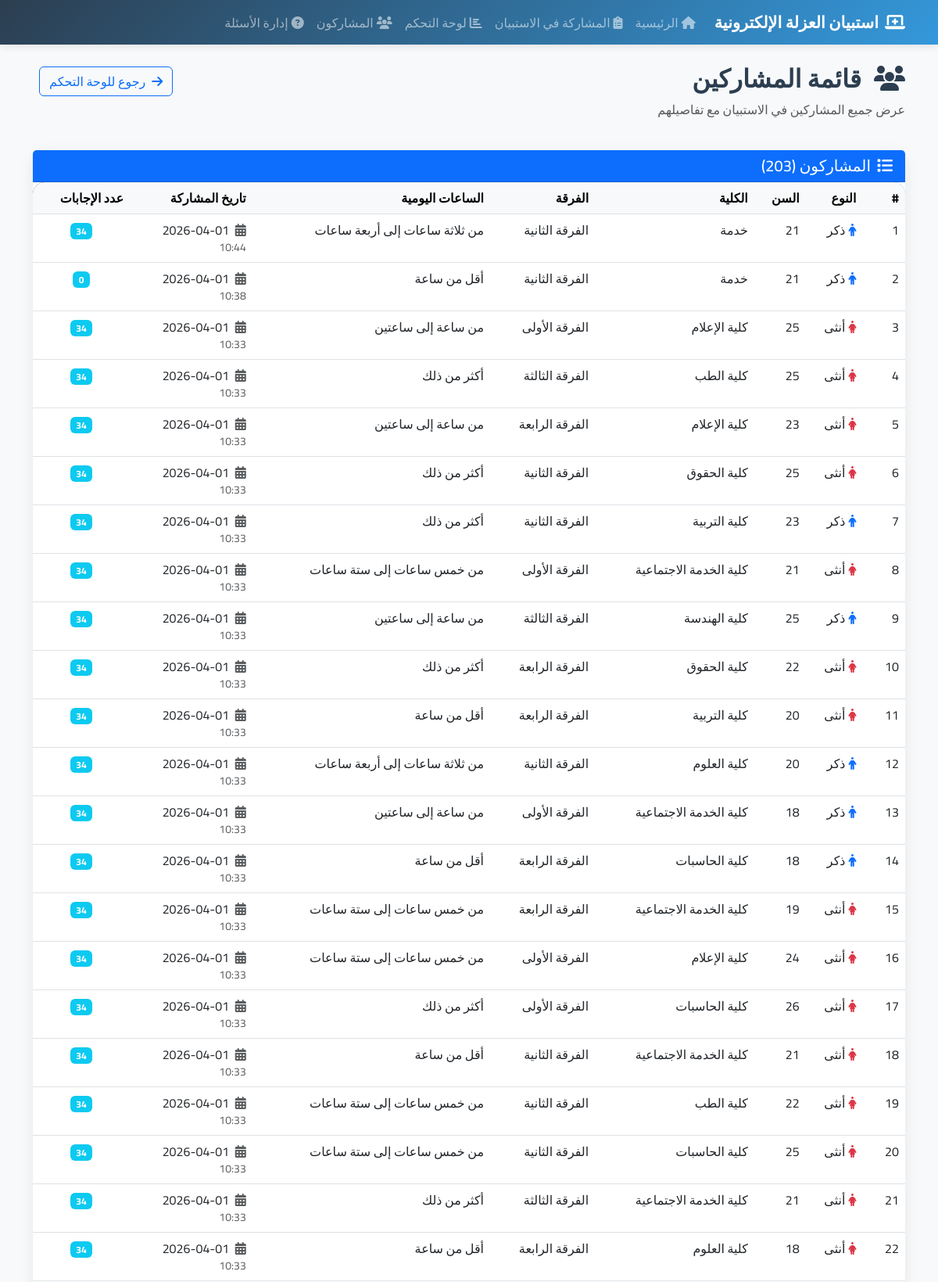
Page /participants/ (upper part) on the committed database.
### survey/models.py (models this page shows, shortened)
class Participant(models.Model):
    GENDER_CHOICES = [
        ('male', 'ذكر'),
        ('female', 'أنثى'),
    ]
    YEAR_CHOICES = [
        ('1', 'الفرقة الأولى'),
        ('2', 'الفرقة الثانية'),
        ('3', 'الفرقة الثالثة'),
        ('4', 'الفرقة الرابعة'),
    ]
    WEBSITE_CHOICES = [
        ('sports', 'الرياضية'),
        ('entertainment', 'الفنية'),
        ('educational', 'التعليمية'),
        ('political', 'السياسية'),
        ('other', 'أخرى'),
    ]
    COMPUTER_SKILL_CHOICES = [
        ('beginner', 'مبتدئ'),
        ('intermediate', 'متوسط'),
        ('advanced', 'متقدم'),
    ]
    HOURS_CHOICES = [
        ('less_than_1', 'أقل من ساعة'),
        ('1_to_2', 'من ساعة إلى ساعتين'),
        ('3_to_4', 'من ثلاثة ساعات إلى أربعة ساعات'),
        ('5_to_6', 'من خمس ساعات إلى ستة ساعات'),
        ('more', 'أكثر من ذلك'),
    ]
    name = models.CharField(max_length=100, verbose_name="الاسم (اختياري)", blank=True, null=True)
    gender = models.CharField(max_length=10, choices=GENDER_CHOICES, verbose_name="النوع")
    age = models.PositiveIntegerField(verbose_name="السن", validators=[MinValueValidator(17), MaxValueValidator(35)])
    college = models.CharField(max_length=100, verbose_name="الكلية")
    year = models.CharField(max_length=1, choices=YEAR_CHOICES, verbose_name="الفرقة الدراسية")
    primary_website = models.CharField(max_length=20, choices=WEBSITE_CHOICES, verbose_name="أهم المواقع المستخدمة")
    other_website = models.CharField(max_length=100, verbose_name="مواقع أخرى", blank=True, null=True)
    computer_skill = models.CharField(max_length=15, choices=COMPUTER_SKILL_CHOICES, verbose_name="مهارة استخدام الحاسوب")
    daily_hours = models.CharField(max_length=15, choices=HOURS_CHOICES, verbose_name="عدد الساعات اليومية")
    other_hours = models.CharField(max_length=100, verbose_name="ساعات أخرى", blank=True, null=True)
    created_at = models.DateTimeField(auto_now_add=True, verbose_name="تاريخ المشاركة")
    class Meta:
        verbose_name = "مشارك"
        verbose_name_plural = "المشاركون"
        ordering = ['-created_at']

### survey/views.py (the view)
# urls.py: path('participants/', views.participants_list, name='participants_list'),
def participants_list(request):
    participants = Participant.objects.prefetch_related('answers').all()
    return render(request, 'survey/participants_list.html', {'participants': participants})

### survey/templates/survey/participants_list.html (shortened to what this page needs)
{% extends 'survey/base.html' %}
{% block content %}
<div class="row mb-4">
    <div class="col-12">
        <div class="d-flex justify-content-between align-items-center">
            <h2 class="fw-bold" style="color: var(--primary-color);">
                <i class="fas fa-users me-3"></i>قائمة المشاركين
            </h2>
            <div>
                <a href="{% url 'dashboard' %}" class="btn btn-outline-primary me-2">
                    <i class="fas fa-arrow-right me-2"></i>رجوع للوحة التحكم
                </a>
            </div>
        </div>
        <p class="text-muted">عرض جميع المشاركين في الاستبيان مع تفاصيلهم</p>
    </div>
</div>
<div class="row">
    <div class="col-12">
        <div class="card">
            <div class="card-header bg-primary text-white">
                <div class="d-flex justify-content-between align-items-center">
                    <h5 class="mb-0">
                        <i class="fas fa-list me-2"></i>المشاركون ({{ participants|length }})
                    </h5>
                </div>
            </div>
            <div class="card-body p-0">
                <div class="table-responsive">
                    <table class="table table-hover mb-0">
                        <thead class="table-light">
                            <tr>
                                <th>#</th>
                                <th>النوع</th>
                                <th>السن</th>
                                <th>الكلية</th>
                                <th>الفرقة</th>
                                <th>الساعات اليومية</th>
                                <th>تاريخ المشاركة</th>
                                <th>عدد الإجابات</th>
                            </tr>
                        </thead>
                        <tbody>
                            {% for participant in participants %}
                                <tr>
                                    <td>{{ forloop.counter }}</td>
                                    <td>
                                        {% if participant.gender == 'male' %}
                                            <i class="fas fa-male text-primary me-1"></i>ذكر
                                        {% else %}
                                            <i class="fas fa-female text-danger me-1"></i>أنثى
                                        {% endif %}
                                    </td>
                                    <td>{{ participant.age }}</td>
                                    <td>{{ participant.college }}</td>
                                    <td>{{ participant.get_year_display }}</td>
                                    <td>{{ participant.get_daily_hours_display }}</td>
                                    <td>
                                        <i class="fas fa-calendar-alt text-muted me-1"></i>
                                        {{ participant.created_at|date:"Y-m-d" }}
                                        <small class="text-muted d-block">{{ participant.created_at|time:"H:i" }}</small>
                                    </td>
                                    <td class="text-center">
                                        <span class="badge bg-info">{{ participant.answers.count }}</span>
                                    </td>
                                </tr>
                            {% endfor %}
                        </tbody>
                    </table>
                </div>
            </div>
        </div>
    </div>
</div>
{% endblock %}

### survey/templates/survey/base.html (shortened to what this page needs)
<!DOCTYPE html>
<html lang="ar" dir="rtl">
<head>
    <link href="https://cdn.jsdelivr.net/npm/bootstrap@5.3.0/dist/css/bootstrap.rtl.min.css" rel="stylesheet">
    <link rel="stylesheet" href="https://cdnjs.cloudflare.com/ajax/libs/font-awesome/6.4.0/css/all.min.css">
</head>
<body>
    <nav class="navbar navbar-expand-lg navbar-dark">
        <div class="container">
            <a class="navbar-brand" href="{% url 'home' %}">
                <i class="fas fa-laptop-medical me-2"></i>استبيان العزلة الإلكترونية
            </a>
            <div class="collapse navbar-collapse" id="navbarNav">
                <ul class="navbar-nav me-auto">
                    <li class="nav-item">
                        <a class="nav-link" href="{% url 'home' %}">
                            <i class="fas fa-home me-1"></i>الرئيسية
                        </a>
                    </li>
                    <li class="nav-item">
                        <a class="nav-link" href="{% url 'survey_start' %}">
                            <i class="fas fa-clipboard-list me-1"></i>المشاركة في الاستبيان
                        </a>
                    </li>
                    <li class="nav-item">
                        <a class="nav-link" href="{% url 'dashboard' %}">
                            <i class="fas fa-chart-bar me-1"></i>لوحة التحكم
                        </a>
                    </li>
                    <li class="nav-item">
                        <a class="nav-link" href="{% url 'participants_list' %}">
                            <i class="fas fa-users me-1"></i>المشاركون
                        </a>
                    </li>
                    <li class="nav-item">
                        <a class="nav-link" href="{% url 'questions_management' %}">
                            <i class="fas fa-question-circle me-1"></i>إدارة الأسئلة
                        </a>
                    </li>
                </ul>
            </div>
        </div>
    </nav>
    <main class="py-4">
        <div class="container">
            {% block content %}{% endblock %}
        </div>
    </main>
</body>
</html>

### survey/templates/survey/base.html (style rules this page uses)
:root { --primary-color: #2c3e50; --secondary-color: #3498db; --success-color: #27ae60; --warning-color: #f39c12; --danger-color: #e74c3c; --info-color: #17a2b8; --light-bg: #f8f9fa; }
* { font-family: 'Cairo', sans-serif; }
body { background-color: var(--light-bg); min-height: 100vh; }
.navbar { background: linear-gradient(135deg, var(--primary-color) 0%, var(--secondary-color) 100%); box-shadow: 0 2px 10px rgba(0,0,0,0.1); }
.navbar-brand { font-weight: 700; font-size: 1.3rem; }
.card { border: none; border-radius: 15px; box-shadow: 0 5px 20px rgba(0,0,0,0.08); transition: transform 0.3s ease, box-shadow 0.3s ease; }
.table { background: white; border-radius: 15px; overflow: hidden; }
.table thead { background: linear-gradient(135deg, var(--primary-color) 0%, var(--secondary-color) 100%); color: white; }

### rows in the picture
Participant: gender "male" (drawn), age "21", college "خدمة", year "الفرقة الثانية", daily_hours "من ثلاثة ساعات إلى أربعة ساعات", created_at "2026-04-01", created_at "10:44", answers.count "34"
Participant: gender "male" (drawn), age "21", college "خدمة", year "الفرقة الثانية", daily_hours "أقل من ساعة", created_at "2026-04-01", created_at "10:38", answers.count "0"
Participant: gender "female" (drawn), age "25", college "كلية الإعلام", year "الفرقة الأولى", daily_hours "من ساعة إلى ساعتين", created_at "2026-04-01", created_at "10:33", answers.count "34"
Participant: gender "female" (drawn), age "25", college "كلية الطب", year "الفرقة الثالثة", daily_hours "أكثر من ذلك", created_at "2026-04-01", created_at "10:33", answers.count "34"
Participant: gender "female" (drawn), age "23", college "كلية الإعلام", year "الفرقة الرابعة", daily_hours "من ساعة إلى ساعتين", created_at "2026-04-01", created_at "10:33", answers.count "34"
Participant: gender "female" (drawn), age "25", college "كلية الحقوق", year "الفرقة الثانية", daily_hours "أكثر من ذلك", created_at "2026-04-01", created_at "10:33", answers.count "34"
Participant: gender "male" (drawn), age "23", college "كلية التربية", year "الفرقة الثانية", daily_hours "أكثر من ذلك", created_at "2026-04-01", created_at "10:33", answers.count "34"
Participant: gender "female" (drawn), age "21", college "كلية الخدمة الاجتماعية", year "الفرقة الأولى", daily_hours "من خمس ساعات إلى ستة ساعات", created_at "2026-04-01", created_at "10:33", answers.count "34"
Participant: gender "male" (drawn), age "25", college "كلية الهندسة", year "الفرقة الثالثة", daily_hours "من ساعة إلى ساعتين", created_at "2026-04-01", created_at "10:33", answers.count "34"
Participant: gender "female" (drawn), age "22", college "كلية الحقوق", year "الفرقة الرابعة", daily_hours "أكثر من ذلك", created_at "2026-04-01", created_at "10:33", answers.count "34"
Participant: gender "female" (drawn), age "20", college "كلية التربية", year "الفرقة الرابعة", daily_hours "أقل من ساعة", created_at "2026-04-01", created_at "10:33", answers.count "34"
Participant: gender "male" (drawn), age "20", college "كلية العلوم", year "الفرقة الثانية", daily_hours "من ثلاثة ساعات إلى أربعة ساعات", created_at "2026-04-01", created_at "10:33", answers.count "34"
Participant: gender "male" (drawn), age "18", college "كلية الخدمة الاجتماعية", year "الفرقة الأولى", daily_hours "من ساعة إلى ساعتين", created_at "2026-04-01", created_at "10:33", answers.count "34"
Participant: gender "male" (drawn), age "18", college "كلية الحاسبات", year "الفرقة الرابعة", daily_hours "أقل من ساعة", created_at "2026-04-01", created_at "10:33", answers.count "34"
Participant: gender "female" (drawn), age "19", college "كلية الخدمة الاجتماعية", year "الفرقة الرابعة", daily_hours "من خمس ساعات إلى ستة ساعات", created_at "2026-04-01", created_at "10:33", answers.count "34"
Participant: gender "female" (drawn), age "24", college "كلية الإعلام", year "الفرقة الأولى", daily_hours "من خمس ساعات إلى ستة ساعات", created_at "2026-04-01", created_at "10:33", answers.count "34"
Participant: gender "female" (drawn), age "26", college "كلية الحاسبات", year "الفرقة الأولى", daily_hours "أكثر من ذلك", created_at "2026-04-01", created_at "10:33", answers.count "34"
Participant: gender "female" (drawn), age "21", college "كلية الخدمة الاجتماعية", year "الفرقة الثانية", daily_hours "أقل من ساعة", created_at "2026-04-01", created_at "10:33", answers.count "34"
Participant: gender "female" (drawn), age "22", college "كلية الطب", year "الفرقة الثانية", daily_hours "من خمس ساعات إلى ستة ساعات", created_at "2026-04-01", created_at "10:33", answers.count "34"
Participant: gender "female" (drawn), age "25", college "كلية الحاسبات", year "الفرقة الثانية", daily_hours "من خمس ساعات إلى ستة ساعات", created_at "2026-04-01", created_at "10:33", answers.count "34"
Participant: gender "female" (drawn), age "21", college "كلية الخدمة الاجتماعية", year "الفرقة الثالثة", daily_hours "أكثر من ذلك", created_at "2026-04-01", created_at "10:33", answers.count "34"
Participant: gender "female" (drawn), age "18", college "كلية العلوم", year "الفرقة الرابعة", daily_hours "أقل من ساعة", created_at "2026-04-01", created_at "10:33", answers.count "34"

### other values in the picture
{{ participants|length }} "203"
